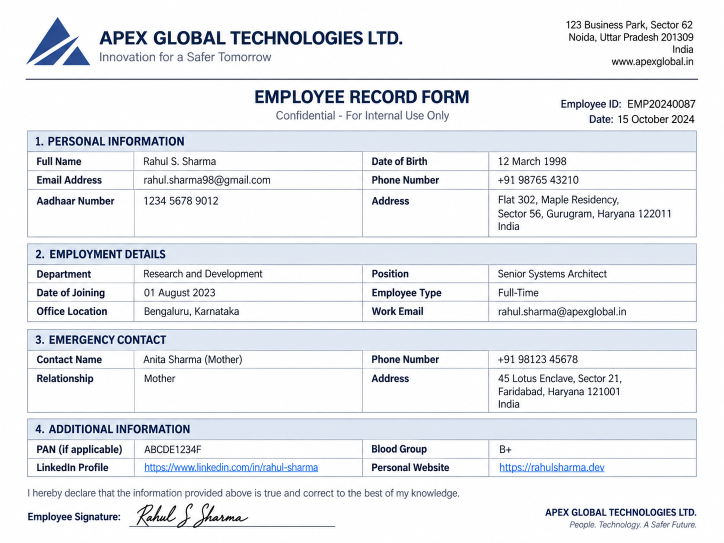
#> input picture data/input/document.jpg, 1448 x 1086 px (shown at 1/2 size)
$ python -i image_processor.py   (imports and definitions only)
#> lines starting #> are read from the running program, lines starting #| are printed output that depends on the picture; after the words box and inside, x2 and y2 are one past the last pixel; in counts of white or black regions, pixels touching at a corner belong together
#> further down, picture is the input picture: shape (1086, 1448, 3); mean B, G, R 239.9, 236.1, 233.9
#| Input image dimensions: (1086, 1448, 3)
import cv2
import numpy as np
from pathlib import Path

# [213 lines left out: functions load_and_validate_image, preprocess_document, detect_document_boundary, order_points, perspective_correction, not called in this run]

def convert_to_grayscale(image: np.ndarray) -> np.ndarray:
    return cv2.cvtColor(image, cv2.COLOR_BGR2GRAY)
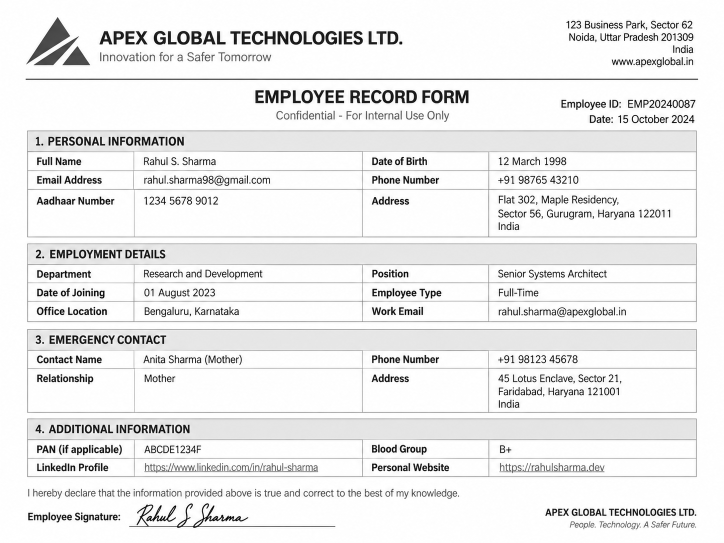
#> returned value: shape (1086, 1448) (shown at 1/2 size); min 0, max 255, mean 235.8

def apply_clahe(image_gray: np.ndarray, clip_limit: float = 2.0, tile_grid_size: tuple = (8, 8)) -> np.ndarray:
#> called with clip_limit = 2, tile_grid_size = (8, 8)
    clahe = cv2.createCLAHE(clipLimit=clip_limit, tileGridSize=tile_grid_size)
    return clahe.apply(image_gray)
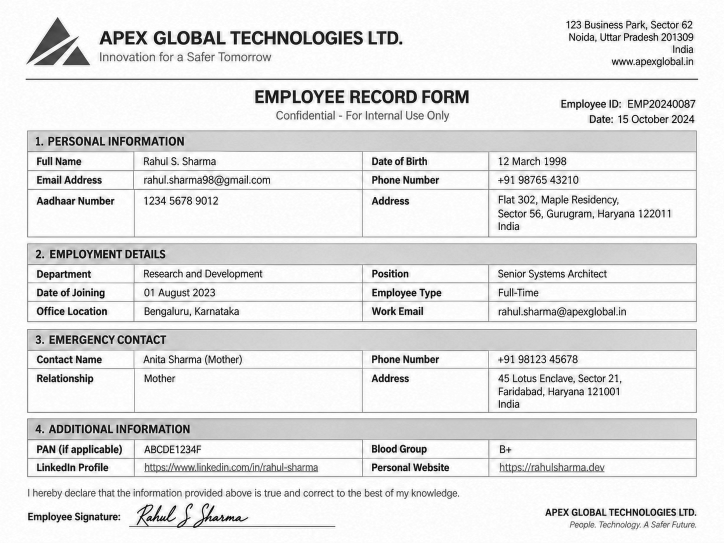
#> returned value: shape (1086, 1448) (shown at 1/2 size); min 1, max 255, mean 229

def denoise_document(image_gray: np.ndarray, h: float = 10.0) -> np.ndarray:
#> called with h = 10
    return cv2.fastNlMeansDenoising(image_gray, None, h=h, templateWindowSize=7, searchWindowSize=21)

def adaptive_threshold(image_gray: np.ndarray, block_size: int = 31, c: int = 10) -> np.ndarray:
#> called with block_size = 31, c = 10
    if block_size % 2 == 0:
        block_size += 1
    return cv2.adaptiveThreshold(
        image_gray, 255,
        cv2.ADAPTIVE_THRESH_GAUSSIAN_C,
        cv2.THRESH_BINARY,
        block_size, c
    )
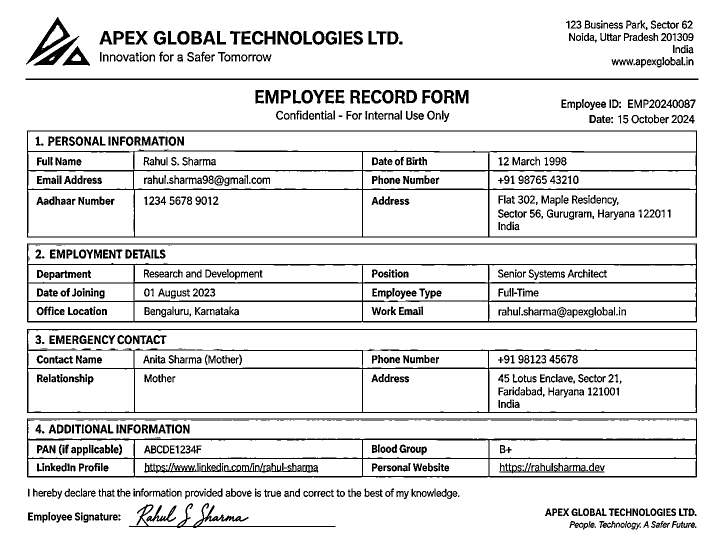
#> returned value: shape (1086, 1448) (shown at 1/2 size); 89.2% white; 1205 black regions (205 under 20 px), largest, box (x1, y1, x2, y2) and area: (54, 487, 1394, 645) 18653, (54, 261, 1394, 475) 17262, (54, 837, 1394, 955) 13777

def sharpen_document(image_gray: np.ndarray) -> np.ndarray:
    kernel = np.array([[0, -1, 0],
                       [-1, 5,-1],
                       [0, -1, 0]])
    return cv2.filter2D(image_gray, -1, kernel)
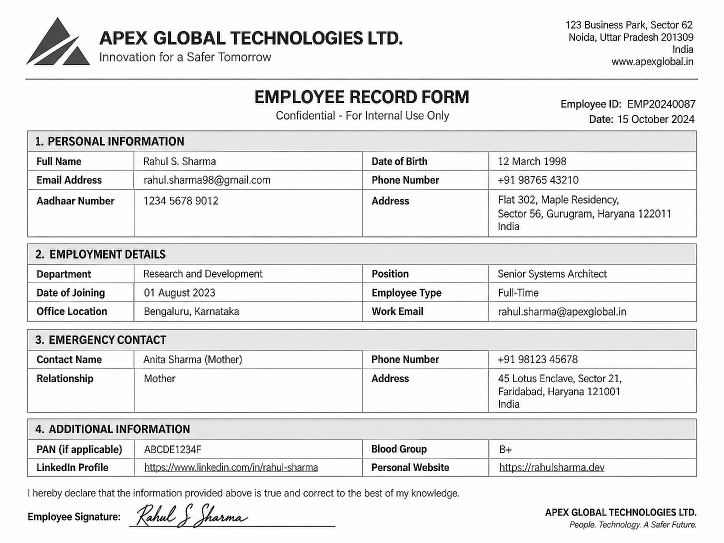
#> returned value: shape (1086, 1448) (shown at 1/2 size); min 0, max 255, mean 233.2

def enhance_document(image: np.ndarray, output_dir: str | Path) -> bool:
    """
    Applies multiple image enhancements to a perspective-corrected document image.
    Generates Grayscale, CLAHE, Denoised, Threshold, and Sharpened versions.
    """
    print(f"\n--- Starting Step 6: Image Enhancement ---")
    out_dir = Path(output_dir)

    try:
        out_dir.mkdir(parents=True, exist_ok=True)
    except Exception as e:
        print(f"Error: Failed to create output directory {out_dir.absolute()}: {e}")
        return False

    print(f"Input image dimensions: {image.shape}")

    def save_enhanced(img, filename):
        path = out_dir / filename
        if not cv2.imwrite(str(path), img):
            print(f"Error: Failed to save {filename} to {path.absolute()}")
            return False
        print(f"      Saved: {filename}")
        return True

    # A. Grayscale
    print(f"[1/5] Converting to grayscale...")
    gray_img = convert_to_grayscale(image)
    if not save_enhanced(gray_img, "document_scan_grayscale.jpg"): return False

    # B. CLAHE
    print(f"[2/5] Applying CLAHE (clipLimit=2.0, tileGridSize=(8, 8))...")
    clahe_img = apply_clahe(gray_img, clip_limit=2.0, tile_grid_size=(8, 8))
    if not save_enhanced(clahe_img, "document_scan_clahe.jpg"): return False

    # C. Denoising
    print(f"[3/5] Applying Denoising (fastNlMeansDenoising, h=10.0)...")
    denoised_img = denoise_document(gray_img, h=10.0)
    if not save_enhanced(denoised_img, "document_scan_denoised.jpg"): return False

    # D. Adaptive Thresholding
    print(f"[4/5] Applying Adaptive Thresholding (block_size=31, C=10)...")
    thresh_img = adaptive_threshold(clahe_img, block_size=31, c=10)
    if not save_enhanced(thresh_img, "document_scan_threshold.jpg"): return False

    # E. Sharpening
    print(f"[5/5] Applying Sharpening...")
    sharpened_img = sharpen_document(gray_img)
    if not save_enhanced(sharpened_img, "document_scan_sharpened.jpg"): return False

    print(f"--- Image Enhancement Completed Successfully ---")
    return True

>>> import cv2
>>> picture = cv2.imread('../../data/input/document.jpg')
>>> result = enhance_document(picture, 'out.png')
#> result = True
